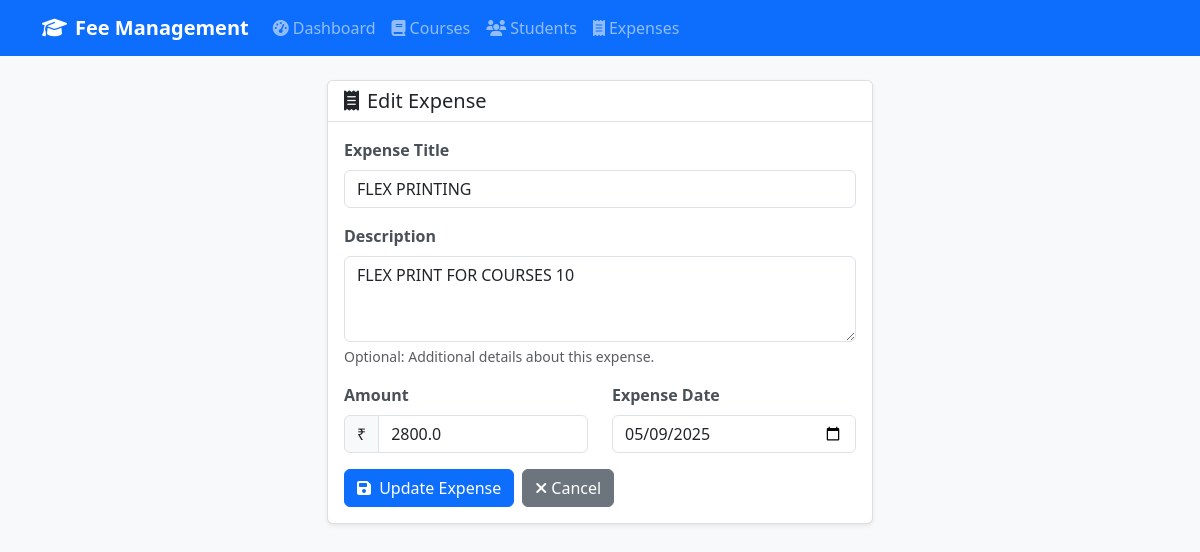
/expenses/edit/1, run on the app's committed database.
### models.py (models this page shows, shortened)
class Expense(db.Model):
    id = db.Column(db.Integer, primary_key=True)
    title = db.Column(db.String(200), nullable=False)
    description = db.Column(db.Text)
    amount = db.Column(db.Float, nullable=False)
    expense_date = db.Column(db.Date, nullable=False, default=datetime.utcnow().date())
    created_at = db.Column(db.DateTime, default=datetime.utcnow)

### blueprints/expenses.py (the view, shortened to what this page needs)
@expenses_bp.route('/edit/<int:id>', methods=['GET', 'POST'])
def edit(id):
    expense = Expense.query.get_or_404(id)
    form = ExpenseForm(obj=expense)
    return render_template('expenses/form.html', form=form, title='Edit Expense', expense=expense)

### forms.py
class ExpenseForm(FlaskForm):
    title = StringField('Expense Title', validators=[DataRequired(), Length(min=2, max=200)])
    description = TextAreaField('Description')
    amount = FloatField('Amount', validators=[DataRequired(), NumberRange(min=0.01)])
    expense_date = DateField('Expense Date', validators=[DataRequired()], default=date.today)

### templates/expenses/form.html (shortened to what this page needs)
{% extends "base.html" %}
{% block content %}
<div class="row justify-content-center">
    <div class="col-md-6">
        <div class="card">
            <div class="card-header">
                <h5 class="mb-0">
                    <i class="fas fa-receipt me-2"></i>{{ title }}
                </h5>
            </div>
            <div class="card-body">
                <form method="POST">
                    <div class="mb-3">
                        {{ form.title.label(class="form-label") }}
                        {{ form.title(class="form-control" + (" is-invalid" if form.title.errors else "")) }}
                    </div>
                    <div class="mb-3">
                        {{ form.description.label(class="form-label") }}
                        {{ form.description(class="form-control", rows="3") }}
                        <div class="form-text">Optional: Additional details about this expense.</div>
                    </div>
                    <div class="row">
                        <div class="col-md-6">
                            <div class="mb-3">
                                {{ form.amount.label(class="form-label") }}
                                <div class="input-group">
                                    <span class="input-group-text">₹</span>
                                    {{ form.amount(class="form-control" + (" is-invalid" if form.amount.errors else "")) }}
                                </div>
                            </div>
                        </div>
                        <div class="col-md-6">
                            <div class="mb-3">
                                {{ form.expense_date.label(class="form-label") }}
                                {{ form.expense_date(class="form-control" + (" is-invalid" if form.expense_date.errors else "")) }}
                            </div>
                        </div>
                    </div>
                    <div class="d-flex gap-2">
                        <button type="submit" class="btn btn-primary">
                            <i class="fas fa-save me-1"></i>
                            {% if expense %}Update{% else %}Add{% endif %} Expense
                        </button>
                        <a href="{{ url_for('expenses.list') }}" class="btn btn-secondary">
                            <i class="fas fa-times me-1"></i>Cancel
                        </a>
                    </div>
                </form>
            </div>
        </div>
    </div>
</div>
{% endblock %}

### static/css/custom.css (style rules this page uses)
body { background-color: #f8f9fa; font-family: 'Segoe UI', Tahoma, Geneva, Verdana, sans-serif; }
.card { box-shadow: 0 0.125rem 0.25rem rgba(0, 0, 0, 0.075); border: 1px solid rgba(0, 0, 0, 0.125); margin-bottom: 1rem; }
.card-header { background-color: #fff; border-bottom: 1px solid rgba(0, 0, 0, 0.125); font-weight: 600; }
.form-label { font-weight: 600; color: #495057; }
.btn { font-weight: 500; }

### data on the page
Expense: title "FLEX PRINTING", description "FLEX PRINT FOR COURSES 10", amount "2800.0", expense_date "05/09/2025"

### other printed values
{{ title }} "Edit Expense"
